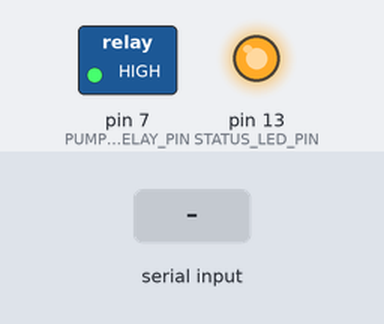
A sketch run on a simulated Arduino Uno, built with avr-gcc and run on an emulated ATmega328P. On the bench: switched loads named in the sketch (green lamp = pin HIGH), output pins drawn as LEDs (lit = HIGH). The test bench sets the inputs (shaded band). What the sketch prints to the serial monitor is not drawn.

Above: at 1.2 s.
At 2.9 s:
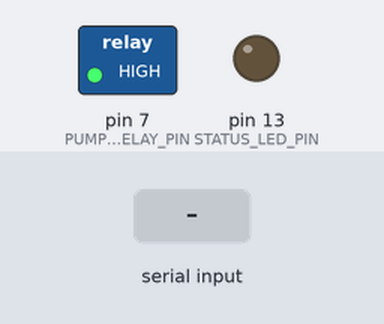
3.0 s: "PUMP\n" received over Serial
4.5 s: "ON\n" received over Serial
6.0 s: "OFF\n" received over Serial
Timing chart, 0 to 9.0 s (numbered marks = the images above; inputs shaded):
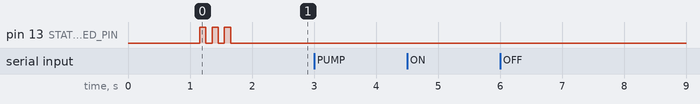

Measured:
- after the input at 3.0 s, every drawn part: stays the same
- after the input at 4.5 s, every drawn part: stays the same
- after the input at 6.0 s, every drawn part: stays the same

The sketch:

arduino_uno_pump.ino
```cpp
/*
 * Arduino UNO - Smart Irrigation Pump Controller
 * Receives commands from ESP32 via Serial and controls relay/pump
 */

// ===== Hardware Pins =====
const int PUMP_RELAY_PIN = 7;      // Relay connected to Pin 7
const int STATUS_LED_PIN = 13;     // Built-in LED for status indication

// ===== System State =====
String currentPumpState = "OFF";

void setup() {
  // Initialize Serial communication with ESP32
  Serial.begin(9600);

  // Initialize pins
  pinMode(PUMP_RELAY_PIN, OUTPUT);
  pinMode(STATUS_LED_PIN, OUTPUT);

  // Initialize relay OFF (active-low relay)
  digitalWrite(PUMP_RELAY_PIN, HIGH);  // HIGH = OFF
  digitalWrite(STATUS_LED_PIN, LOW);

  delay(1000);

  // Startup sequence
  Serial.println("\n========================================");
  Serial.println("  SMART IRRIGATION - ARDUINO");
  Serial.println("========================================");
  Serial.println("Status: READY");
  Serial.println("Pump: OFF");
  Serial.println("Waiting for ESP32 commands...");
  Serial.println("========================================\n");

  // Startup blink
  blinkStatusLED(3);
}

void loop() {
  // Check for incoming commands from ESP32
  if (Serial.available() > 0) {
    String command = Serial.readStringUntil('\n');
    command.trim();

    if (command.length() > 0) {
      processCommand(command);
    }
  }

  delay(10);
}

void processCommand(String command) {
  Serial.print("[RECEIVED] ");
  Serial.println(command);

  // Parse command format: "PUMP:ON" or "PUMP:OFF"
  int colonIndex = command.indexOf(':');

  if (colonIndex > 0) {
    String device = command.substring(0, colonIndex);
    String action = command.substring(colonIndex + 1);

    device.trim();
    action.trim();

    if (device == "PUMP") {
      if (action == "ON") {
        turnPumpOn();
      }
      else if (action == "OFF") {
        turnPumpOff();
      }
      else {
        Serial.println("[ERROR] Unknown action: " + action);
      }
    }
    else {
      Serial.println("[ERROR] Unknown device: " + device);
    }
  }
  else {
    Serial.println("[ERROR] Invalid command format");
  }

  Serial.println();
}

void turnPumpOn() {
  if (currentPumpState == "OFF") {
    digitalWrite(PUMP_RELAY_PIN, LOW);    // LOW = ON (active-low relay)
    digitalWrite(STATUS_LED_PIN, HIGH);   // LED ON
    currentPumpState = "ON";

    Serial.println("[ACTION] Pump turned ON");
    Serial.println("[STATUS] Pin 7 = LOW (Relay activated)");
    Serial.println("[STATUS] LED ON");

    blinkStatusLED(1);  // Quick confirmation blink
  } else {
    Serial.println("[INFO] Pump already ON");
  }
}

void turnPumpOff() {
  if (currentPumpState == "ON") {
    digitalWrite(PUMP_RELAY_PIN, HIGH);   // HIGH = OFF (active-low relay)
    digitalWrite(STATUS_LED_PIN, LOW);    // LED OFF
    currentPumpState = "OFF";

    Serial.println("[ACTION] Pump turned OFF");
    Serial.println("[STATUS] Pin 7 = HIGH (Relay deactivated)");
    Serial.println("[STATUS] LED OFF");

    blinkStatusLED(2);  // Double blink confirmation
  } else {
    Serial.println("[INFO] Pump already OFF");
  }
}

void blinkStatusLED(int times) {
  bool originalState = digitalRead(STATUS_LED_PIN);

  for (int i = 0; i < times; i++) {
    digitalWrite(STATUS_LED_PIN, HIGH);
    delay(100);
    digitalWrite(STATUS_LED_PIN, LOW);
    delay(100);
  }

  // Restore original state
  digitalWrite(STATUS_LED_PIN, originalState);
}

/*
 * ===== WIRING DIAGRAM =====
 *
 * ESP32 to Arduino:
 * - ESP32 TX (GPIO1)  →  Arduino RX (Pin 0)
 * - ESP32 RX (GPIO3)  →  Arduino TX (Pin 1)
 * - ESP32 GND         →  Arduino GND
 *
 * Relay Module to Arduino:
 * - VCC    →  Arduino 5V
 * - GND    →  Arduino GND
 * - IN     →  Arduino Pin 7
 *
 * Pump/Motor to Relay:
 * - Power Source (+) → Relay COM (Common)
 * - Relay NO (Normally Open) → Pump/Motor (+)
 * - Pump/Motor (-) → Power Source (-)
 *
 * ===== RELAY NOTES =====
 * Most relay modules are ACTIVE-LOW:
 * - Pin 7 = LOW  → Relay ON  → Pump ON
 * - Pin 7 = HIGH → Relay OFF → Pump OFF
 *
 * If your relay is ACTIVE-HIGH, swap HIGH/LOW in the code.
 *
 * ===== SERIAL COMMANDS =====
 * Expected format from ESP32:
 * - "PUMP:ON"   → Turn pump ON
 * - "PUMP:OFF"  → Turn pump OFF
 *
 * ===== TESTING MANUALLY =====
 * 1. Upload this code to Arduino
 * 2. Open Serial Monitor (9600 baud)
 * 3. Set line ending to "Newline" or "Both NL & CR"
 * 4. Type: PUMP:ON  → Should turn pump ON
 * 5. Type: PUMP:OFF → Should turn pump OFF
 *
 * ===== LED INDICATORS =====
 * - 3 blinks at startup = System ready
 * - 1 blink = Pump turned ON
 * - 2 blinks = Pump turned OFF
 * - Solid ON = Pump is currently running
 * - Solid OFF = Pump is currently stopped
 *
 * ===== EXPECTED OUTPUT =====
 *
 * ========================================
 *   SMART IRRIGATION - ARDUINO
 * ========================================
 * Status: READY
 * Pump: OFF
 * Waiting for ESP32 commands...
 * ========================================
 *
 * [RECEIVED] PUMP:ON
 * [ACTION] Pump turned ON
 * [STATUS] Pin 7 = LOW (Relay activated)
 * [STATUS] LED ON
 *
 * [RECEIVED] PUMP:OFF
 * [ACTION] Pump turned OFF
 * [STATUS] Pin 7 = HIGH (Relay deactivated)
 * [STATUS] LED OFF
 *
 * ===== TROUBLESHOOTING =====
 *
 * Problem: No serial output
 * Solution: Check baud rate is 9600, correct COM port selected
 *
 * Problem: Relay not clicking
 * Solution: Check Pin 7 connection, verify relay power (5V), test relay separately
 *
 * Problem: Pump runs but won't stop
 * Solution: Check relay wiring, may need to swap NO/NC terminals
 *
 * Problem: Commands not received from ESP32
 * Solution: Verify RX/TX crossover wiring, check common GND, ensure ESP32 Serial.println()
 *
 * Problem: Relay clicks but pump doesn't run
 * Solution: Check pump power supply, verify relay load capacity, test pump separately
 */
```
